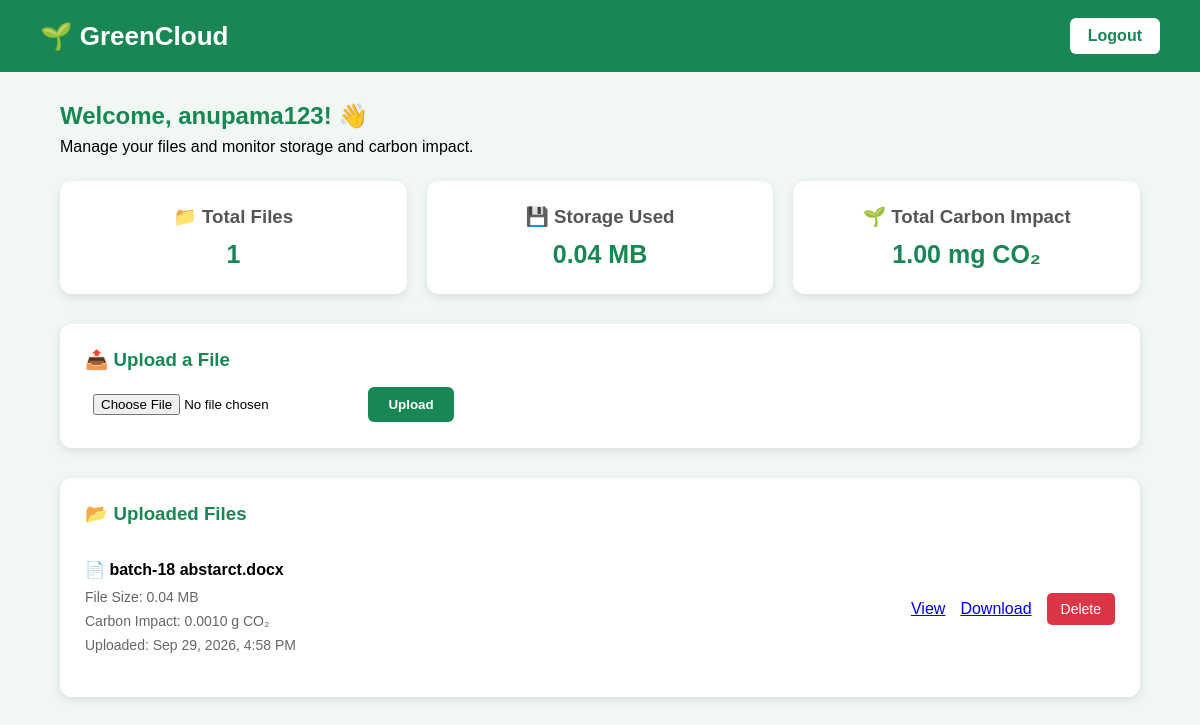
Page /dashboard/ (signed in) on the committed database.
### storage/models.py (models this page shows, shortened)
class UploadedFile(models.Model):
    user = models.ForeignKey(User, on_delete=models.CASCADE)
    file = models.FileField(upload_to='uploads/')
    file_name = models.CharField(max_length=255)
    file_size = models.FloatField()
    carbon_impact = models.FloatField()
    file_hash = models.CharField(max_length=64, default='')
    uploaded_at = models.DateTimeField(auto_now_add=True)

### storage/views.py (the view, shortened to what this page needs)
# urls.py: path('dashboard/', dashboard, name='dashboard'),
@login_required
def dashboard(request):
    files = UploadedFile.objects.filter(
        user=request.user
    ).order_by('-uploaded_at')
    total_files = files.count()
    storage_used = round(
        sum(file.file_size for file in files),
        2
    )
    total_carbon = round(
        sum(file.carbon_impact for file in files),
        4
    )
    if total_carbon < 1:
        carbon_value = round(
            total_carbon * 1000,
            2
        )
        carbon_unit = 'mg CO₂'
    else:
        carbon_value = round(
            total_carbon,
            2
        )
        carbon_unit = 'g CO₂'
    return render(
        request,
        'dashboard.html',
        {
            'files': files,
            'total_files': total_files,
            'storage_used': storage_used,
            'total_carbon': carbon_value,
            'carbon_unit': carbon_unit
        }
    )

### storage/templates/dashboard.html (shortened to what this page needs)
<!DOCTYPE html>
<html lang="en">
<head>
</head>
<body>
    <header>
        <h1>🌱 GreenCloud</h1>
        <a href="{% url 'logout' %}" class="logout">
            Logout
        </a>
    </header>
    <div class="container">
        <div class="welcome">
            <h2>
                Welcome, {{ request.user.username }}! 👋
            </h2>
            <p>
                Manage your files and monitor storage and carbon impact.
            </p>
        </div>
        <div class="stats">
            <div class="card">
                <h3>📁 Total Files</h3>
                <p>
                    {{ total_files }}
                </p>
            </div>
            <div class="card">
                <h3>💾 Storage Used</h3>
                <p>
                    {{ storage_used }} MB
                </p>
            </div>
            <div class="card">
                <h3>🌱 Total Carbon Impact</h3>
                <p>
                    {{ total_carbon|floatformat:2 }}
                    {{ carbon_unit }}
                </p>
            </div>
        </div>
        <div class="upload-box">
            <h3>📤 Upload a File</h3>
            <form method="POST" enctype="multipart/form-data">
                <input
                    type="file"
                    name="file"
                    required
                >
                <button type="submit">
                    Upload
                </button>
            </form>
        </div>
        <div class="files-box">
            <h3>📂 Uploaded Files</h3>
            {% if files %}
                {% for file in files %}
                    <div class="file-item">
                        <div class="file-info">
                            <div class="file-name">
                                📄 {{ file.file_name }}
                            </div>
                            <div class="file-details">
                                <div>
                                    File Size:
                                    {{ file.file_size|floatformat:2 }} MB
                                </div>
                                <div>
                                    Carbon Impact:
                                    {{ file.carbon_impact|floatformat:4 }} g CO₂
                                </div>
                                <div>
                                    Uploaded:
                                    {{ file.uploaded_at|date:"M d, Y, g:i A" }}
                                </div>
                            </div>
                        </div>
                        <a href="{% url 'view_file' file.id %}" target="_blank">
    View
</a>
<a href="{{ file.file.url }}" download>
    Download
</a>
                        <a
                            href="{% url 'delete_file' file.id %}"
                            class="delete-btn"
                            onclick="return confirm('Are you sure you want to delete this file?');"
                        >
                            Delete
                        </a>
                    </div>
                {% endfor %}
            {% else %}
                <div class="no-files">
                    No files uploaded yet.
                </div>
            {% endif %}
        </div>
    </div>
</body>
</html>

### storage/templates/dashboard.html (style rules this page uses)
* { box-sizing: border-box; margin: 0; padding: 0; font-family: Arial, sans-serif; }
body { background-color: #f1f8f4; min-height: 100vh; }
header { background-color: #198754; color: white; padding: 18px 40px; display: flex; justify-content: space-between; align-items: center; }
header h1 { font-size: 26px; }
.logout { background-color: white; color: #198754; text-decoration: none; padding: 9px 18px; border-radius: 6px; font-weight: bold; }
.container { width: 90%; max-width: 1100px; margin: 30px auto; }
.welcome { margin-bottom: 25px; }
.welcome h2 { color: #198754; margin-bottom: 8px; }
.stats { display: grid; grid-template-columns: repeat(3, 1fr); gap: 20px; margin-bottom: 30px; }
.card { background-color: white; padding: 25px; border-radius: 12px; box-shadow: 0 3px 10px rgba(0, 0, 0, 0.1); text-align: center; }
.card h3 { color: #555; margin-bottom: 12px; }
.card p { font-size: 25px; font-weight: bold; color: #198754; }
.upload-box { background-color: white; padding: 25px; border-radius: 12px; box-shadow: 0 3px 10px rgba(0, 0, 0, 0.1); margin-bottom: 30px; }
.upload-box h3 { color: #198754; margin-bottom: 15px; }
input[type="file"] { padding: 8px; margin-right: 10px; }
button { background-color: #198754; color: white; border: none; padding: 10px 20px; border-radius: 6px; cursor: pointer; font-weight: bold; }
.files-box { background-color: white; padding: 25px; border-radius: 12px; box-shadow: 0 3px 10px rgba(0, 0, 0, 0.1); }
.files-box h3 { color: #198754; margin-bottom: 20px; }
.file-item { border-bottom: 1px solid #ddd; padding: 15px 0; display: flex; justify-content: space-between; align-items: center; gap: 15px; }
.file-item:last-child { border-bottom: none; }
.file-info { flex: 1; }
.file-name { font-weight: bold; margin-bottom: 7px; word-break: break-word; }
.file-details { color: #666; font-size: 14px; line-height: 1.7; }
.delete-btn { background-color: #dc3545; color: white; text-decoration: none; padding: 8px 14px; border-radius: 5px; font-size: 14px; }

### rows in the picture
UploadedFile: file_name "batch-18 abstarct.docx", file_size "0.04", carbon_impact "0.0010", uploaded_at "Sep 29, 2026, 4:58 PM"

### other values in the picture
{{ request.user.username }} "anupama123"
{{ total_files }} "1"
{{ storage_used }} "0.04"
{{ total_carbon|floatformat:2 }} "1.00"
{{ carbon_unit }} "mg CO₂"
